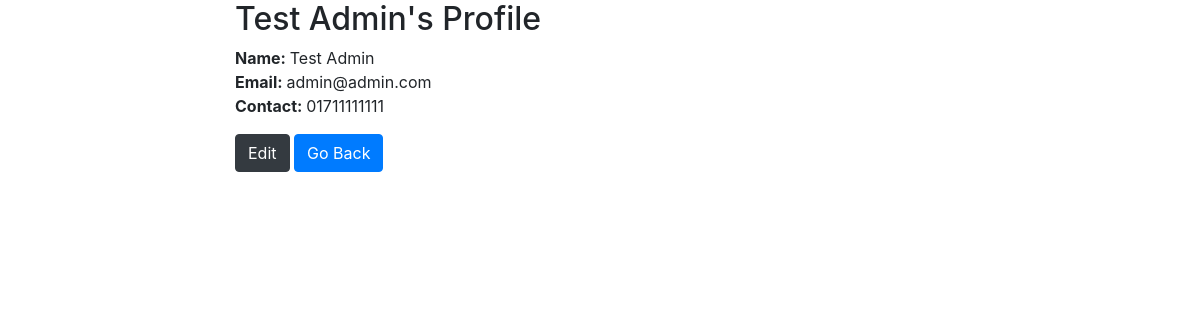
The page /users/3 (signed in) on the database its author committed.
### models.py (models this page shows, shortened)
class User(db.Model):
    id = db.Column(db.Integer, primary_key=True)
    email = db.Column(db.String(100), unique=True)
    password_hash = db.Column(db.String(100))
    role_id = db.Column(db.Integer, db.ForeignKey('role.id'), nullable=False)
    name = db.Column(db.String)
    contact = db.Column(db.String)
    verified = db.Column(db.Integer)

### users.py (the view, shortened to what this page needs)
@users.route('/<int:userId>', methods=['GET', 'POST', 'PUT', 'DELETE'])
def user_info(userId: int):
    if request.method == 'GET':
        if session['role'] == 1:
            user = User.query.filter_by(id=userId).first()
            if user:
                user_data = {'id': user.id, 'name': user.name, 'email': user.email, 'contact': user.contact, 'role': user.role_id}
                if request.headers.get('accept') == 'application/json':
                    return jsonify(user_data), 201
                else:
                    return render_template('others_profile.html', session_role=session['role'], session_id=session['id'], user=user_data)
        else:
            response_data = {
                "success": "False",
                "message": "Update Failed: Method Not Allowed"
            }
            return jsonify(response_data), 500

### templates/others_profile.html (shortened to what this page needs)
<!DOCTYPE html>
<html lang="en">
<head>
  <link rel="stylesheet" href="https://cdn.jsdelivr.net/npm/bootstrap@4.6.2/dist/css/bootstrap.min.css">
</head>
<body>
<div class="container">
    <div class=" row justify-content-center">
        <div class="col-sm-8">
            <h2>
              {{user.name}}'s Profile
            </h2>
            <p>
                <b>Name: </b> {{user.name}}<br>
                <b>Email: </b> {{user.email}}<br>
                <b>Contact: </b> {{user.contact}}<br>
            </p>
            {%if session_role==1 or session_id==user.id %}
            <a href="/all_users/edit/{{user.id}}" class="btn btn-dark">Edit</a>
            {% endif %}
            <button class="btn btn-primary" onclick="goBack()">Go Back</button>
        </div>
    </div>
</div>
</body>
</html>

### rows shown on the page
User: name "Test Admin", email "admin@admin.com", contact "01711111111"
